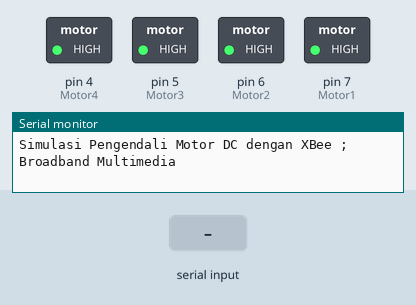
The sketch below on a simulated Arduino Uno, built with avr-gcc and run on an emulated ATmega328P. Parts: switched loads named in the sketch (green lamp = pin HIGH), the last lines printed to the serial monitor. The test bench sets the inputs (shaded band).

Above: at 1.2 s.
1.3 s: "1" received over Serial
At 2.0 s:
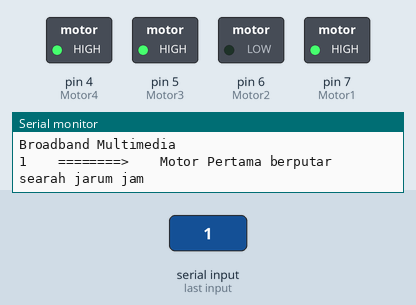
2.8 s: "2" received over Serial
At 3.3 s:
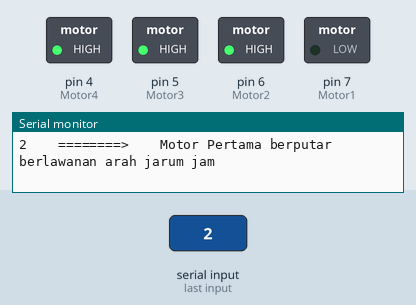
4.3 s: "3" received over Serial
At 5.5 s:
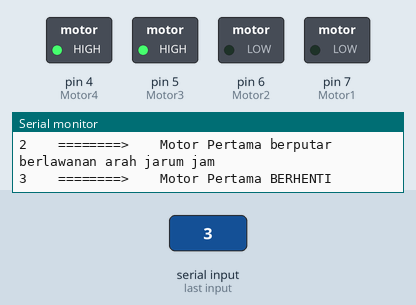
5.8 s: "4" received over Serial
At 6.6 s:
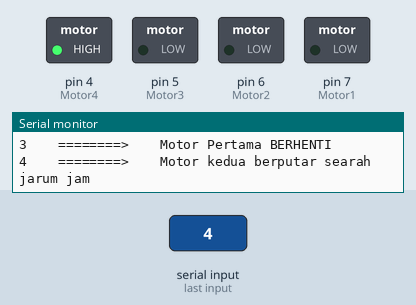
7.3 s: "5" received over Serial
At 7.9 s:
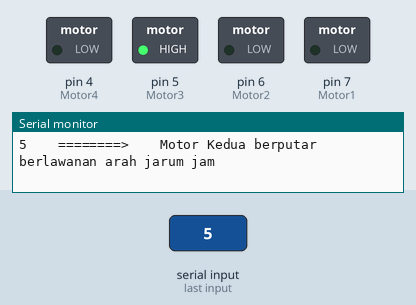
8.8 s: "6" received over Serial
At 10.1 s:
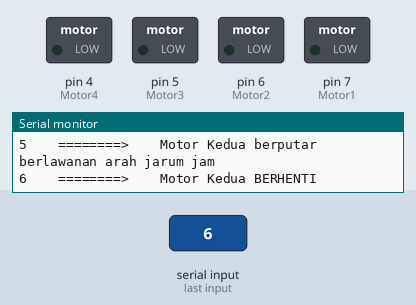
Timing chart, 0 to 11.3 s (numbered marks = the images above; inputs shaded):
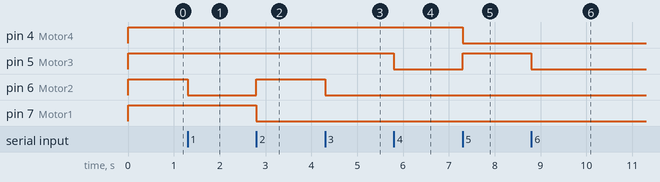

Measured:
- after the input at 1.3 s, pin 6 (Motor2): HIGH → LOW at once
- after the input at 2.8 s, pin 6 (Motor2): LOW → HIGH at once; pin 7 (Motor1): HIGH → LOW at once
- after the input at 4.3 s, pin 6 (Motor2): HIGH → LOW at once
- after the input at 5.8 s, pin 5 (Motor3): HIGH → LOW at once
- after the input at 7.3 s, pin 4 (Motor4): HIGH → LOW at once; pin 5 (Motor3): LOW → HIGH at once
- after the input at 8.8 s, pin 5 (Motor3): HIGH → LOW at once

The sketch:

ReceiverMotorDC.ino
```cpp
int Motor1 = 7;
int Motor2 = 6;
int Motor3 = 5;
int Motor4 = 4;
int DataCheck = 0;

void setup(){
  Serial.begin(9600);
  pinMode(Motor1, OUTPUT);
  pinMode(Motor2, OUTPUT);
  pinMode(Motor3, OUTPUT);
  pinMode(Motor4, OUTPUT);

  digitalWrite(Motor1, HIGH);
  digitalWrite(Motor2, HIGH);
  digitalWrite(Motor3, HIGH);
  digitalWrite(Motor4, HIGH);
  Serial.print("Simulasi Pengendali Motor DC dengan XBee ;");
  Serial.println();
  Serial.println("Broadband Multimedia");
  Serial.println();
  Serial.println();
  Serial.println();
}

void loop(){
  if(Serial.available())
  {
    char data = Serial.read();
    Serial.print(data);
    Serial.print("    ========>    ");

    if(data == '1'){DataCheck = 1; digitalWrite(Motor2, LOW); digitalWrite(Motor1, HIGH);Serial.println("Motor Pertama berputar searah jarum jam");}
    if(data == '2'){DataCheck = 1; digitalWrite(Motor1, LOW); digitalWrite(Motor2, HIGH);Serial.println("Motor Pertama berputar berlawanan arah jarum jam");}
    if(data == '3'){DataCheck = 1; digitalWrite(Motor1, LOW); digitalWrite(Motor2, LOW);Serial.println("Motor Pertama BERHENTI");}
    if(data == '4'){DataCheck = 1; digitalWrite(Motor3, LOW); digitalWrite(Motor4, HIGH);Serial.println("Motor kedua berputar searah jarum jam");}
    if(data == '5'){DataCheck = 1; digitalWrite(Motor4, LOW); digitalWrite(Motor3, HIGH);Serial.println("Motor Kedua berputar berlawanan arah jarum jam");}
    if(data == '6'){DataCheck = 1; digitalWrite(Motor3, LOW); digitalWrite(Motor4, LOW);Serial.println("Motor Kedua BERHENTI");}
    if(DataCheck == 0){Serial.println("Perintah Salah. Silahkan Ulangi!!!");}
    Serial.println();
    DataCheck = 0;
  }
}
```
